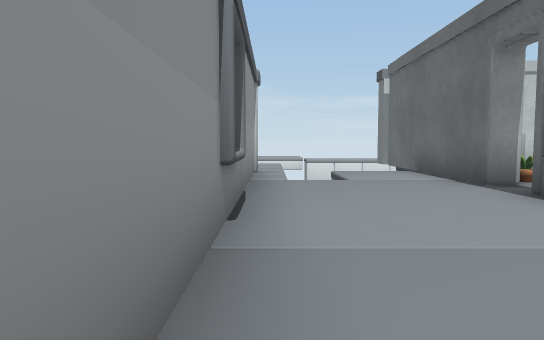
View 1 (above)

12 first-person views from a walk through a scene from a Unity 3-D project. The camera is 0.59 m above the floor, tilts 4° down and sees 70° across. The floor is counted in squares, 1 m on a side. Each view is taken from the middle of a square. On the plan, view 1 faces up. The plan holds only what a view shows up to about 10 squares ahead; the rest is blank. The place goes on beyond the plan. The player character is not drawn. Door leaves are left out, so doorways stand open. Some surface patterns are stand-ins.

View 2
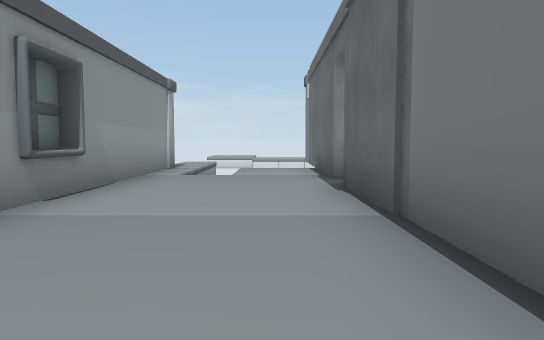

View 3
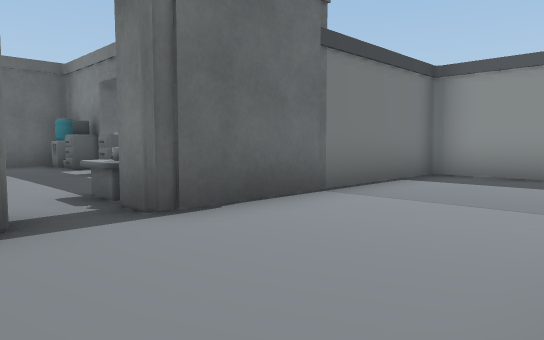

View 4
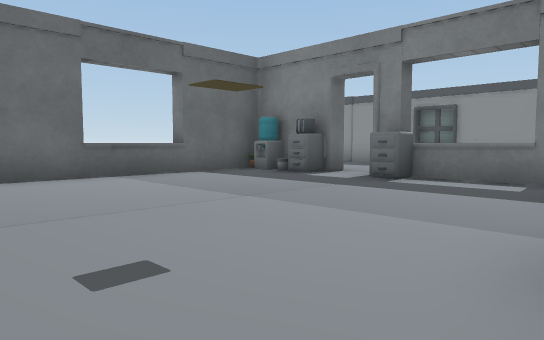

View 5
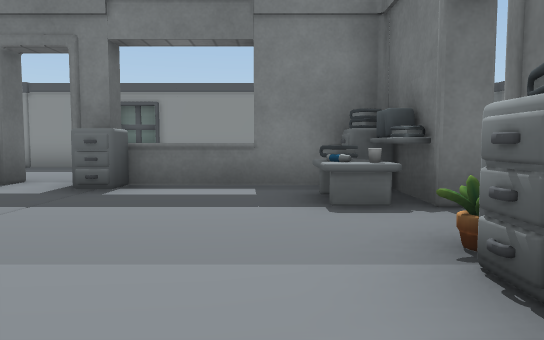

View 6
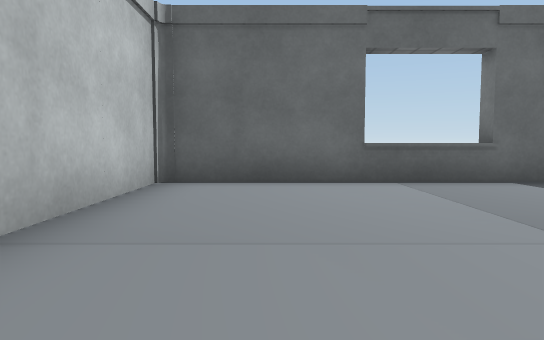

View 7
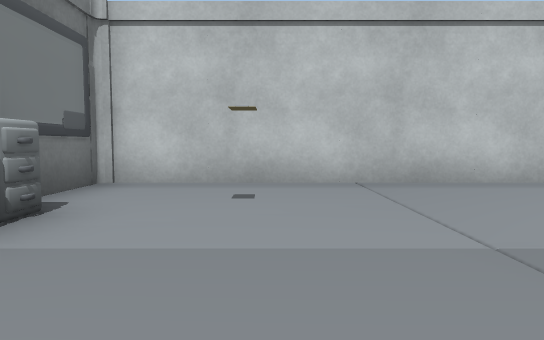

View 8
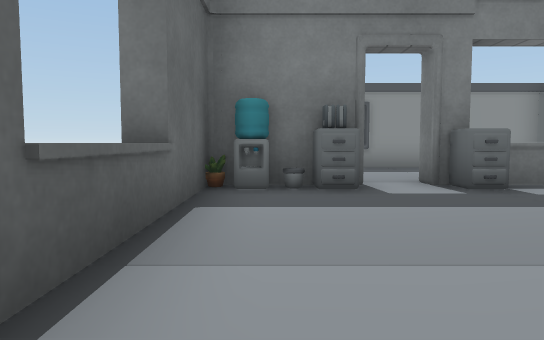

View 9
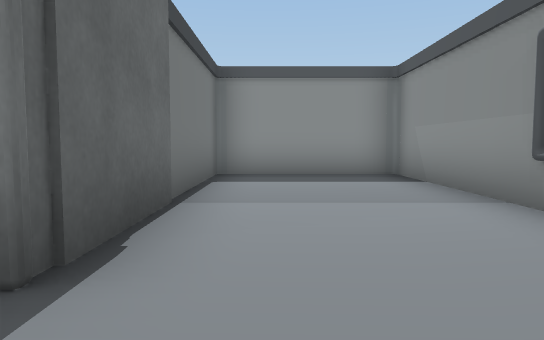

View 10
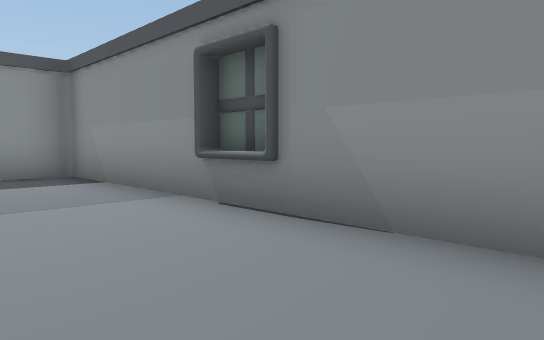

View 11
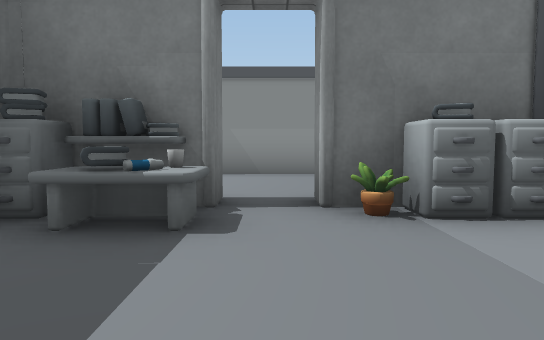

View 12
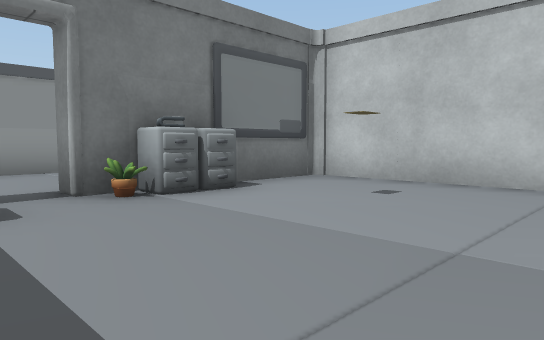

### Floor plan
Ten units are one square. View 1 is at (0, 0); x grows to the right and y downward. Boxes are objects, and circles mark ways between rooms. Rooms are numbered by the first view taken in them; rooms with no view inside come last. Other rooms are left out.
<svg viewBox="-10 -102 130 120">
<path fill="none" stroke="#000" d="M-5 -37 -5 -26M31 -54 31 -75M-3 -64 -3 13 31 13 31 -45M87 -26 109 -26M35 -45 35 -29M72 -21 72 -26M109 -47 114 -47M39 -26 78 -26M109 -35 109 -97 35 -97 35 -54"/>
<rect x="35" y="-45" width="10" height="20" fill="#bbb"><title>desk</title></rect>
<rect x="35" y="-55" width="10" height="10" fill="#bbb"><title>cup</title></rect>
<rect x="35" y="-65" width="10" height="10" fill="#bbb"><title>other object</title></rect>
<rect x="35" y="-75" width="10" height="10" fill="#bbb"><title>cabinet</title></rect>
<rect x="45" y="-35" width="10" height="10" fill="#bbb"><title>cabinet</title></rect>
<rect x="45" y="-45" width="10" height="10" fill="#bbb"><title>shelf</title></rect>
<rect x="55" y="-85" width="10" height="10" fill="#bbb"><title>cupboard</title></rect>
<rect x="65" y="-35" width="10" height="10" fill="#bbb"><title>cabinet</title></rect>
<rect x="85" y="-35" width="10" height="10" fill="#bbb"><title>cabinet</title></rect>
<rect x="85" y="-45" width="10" height="10" fill="#bbb"><title>other object</title></rect>
<rect x="95" y="-35" width="10" height="10" fill="#bbb"><title>other object</title></rect>
<rect x="105" y="-35" width="10" height="10" fill="#bbb"><title>other object</title></rect>
<circle cx="30" cy="-50" r="3" fill="#2a7"/>
<text x="10" y="-30">1</text>
<text x="70" y="-60">2</text>
</svg>
Room 1 opens to room 2.

Where each view was taken, in squares from view 1:
view 1: 0 up, 0 right, facing up
view 2: 1 down, 2 right, facing up
view 3: 6 up, 0 right, facing down-right
view 4: 9 up, 4 right, facing down-right
view 5: 8 up, 5 right, facing down
view 6: 8 up, 5 right, facing right
view 7: 4 up, 6 right, facing up
view 8: 8 up, 10 right, facing down
view 9: 6 up, 2 right, facing down
view 10: 6 up, 2 right, facing down-left
view 11: 5 up, 7 right, facing left
view 12: 4 up, 8 right, facing up-left
